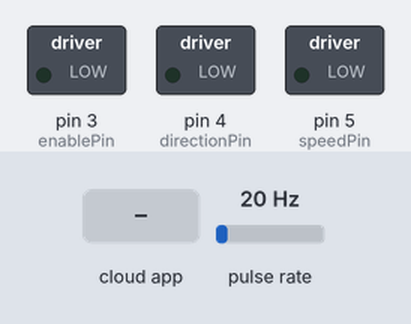
This sketch was run on a simulated Arduino Uno, built with avr-gcc and run on an emulated ATmega328P. Parts: switched loads named in the sketch (green lamp = pin HIGH). Wiring (inferred from the names in the program): pulse sensor: data pin 2. The inputs (shaded band) are chosen by the test bench; at power-on: pulse rate 20 Hz. The ROS host is connected and sends only what is stated.

Above: at 1.2 s.
1.3 s: the phone or cloud app sets PWM_Value to 0
At 2.5 s:
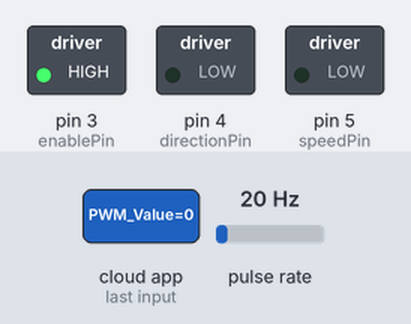
2.8 s: the phone or cloud app sets PWM_Value to 45
At 3.7 s:
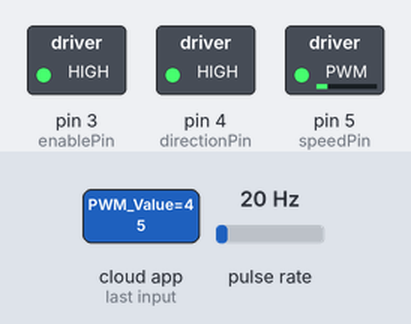
4.3 s: the phone or cloud app sets PWM_Value to 90
At 4.8 s:
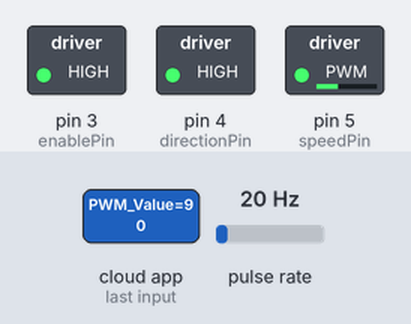
5.8 s: the phone or cloud app sets PWM_Value to 180
At 7.1 s:
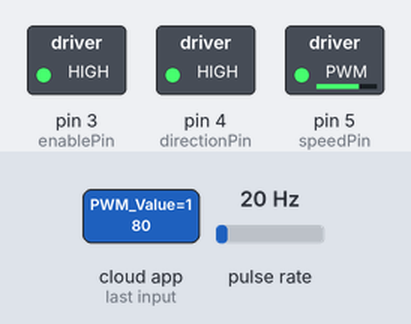
Timing chart, 0 to 8.3 s (numbered marks = the images above; inputs shaded):
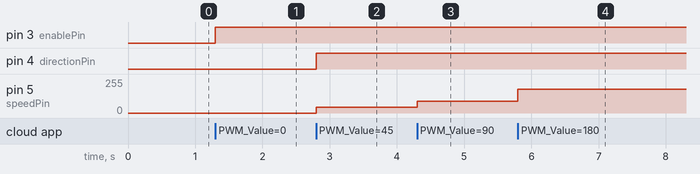

Measured:
- after the input at 1.3 s, pin 3 (enablePin): LOW → HIGH at once
- after the input at 2.8 s, pin 4 (directionPin): LOW → HIGH at once; pin 5 (speedPin): 0/255 → 45/255 at once
- after the input at 4.3 s, pin 5 (speedPin): 45/255 → 90/255 at once
- after the input at 5.8 s, pin 5 (speedPin): 90/255 → 180/255 at once

The sketch:

Hoverboard_ROS_Arduino.ino
```cpp
#include <ros.h>
#include <std_msgs/Float32.h>
#include <std_msgs/Int64.h>
#include <std_msgs/Int16.h>

ros::NodeHandle nh;
std_msgs::Int64 speed_motor;

ros::Publisher speedMotorValue("VelocityValue", &speed_motor);

// Defining the Motor Pins and Motor Variables for motor
#define CW 1
#define CCW 2
#define enablePin 3
#define hallPin 2
#define directionPin 4
#define speedPin 5
#define SPEED_TIMEOUT 500 // // Time (mS)used to determine wheel is not spinning
#define UPDATE_TIME 1 // Time (mS) - 0.001s used to measure speed of motor
#define WHEEL_DIRAMETER_CM  16.5 //Motor wheel diameter (centimeter)
#define WHEEL_CIRCUMFERENCE_CM 51.87 // Motor wheel circumference (centimeters)

// Variable used in evenCounter() function
volatile int64_t counter = 0;
// Variable used in readSpeed() function
static unsigned long lastTime_mS = 0;
// Define a function to move the motor according to the direction and PWM signal
void runMotor(int16_t direct, int16_t PWM)
{
  if (direct == CW)
  {
    digitalWrite(enablePin, HIGH);
    digitalWrite(directionPin, LOW);
    analogWrite(speedPin, PWM);
  }
  else if (direct == CCW)
  {
    digitalWrite(enablePin, HIGH);
    digitalWrite(directionPin, HIGH);
    analogWrite(speedPin, PWM);
  }
  else
  {
    digitalWrite(enablePin, LOW);
    digitalWrite(directionPin, LOW);
    analogWrite(speedPin, PWM);
  }
}
//create a function to move the motor according to the sign of PWM value give to it
void pwm_input(const std_msgs::Int16& pwm_value)
{
  int PWM = 0;
  PWM = pwm_value.data;
  if (PWM > 0)
  {
    runMotor(CCW, PWM);
  }
  else
  {
    runMotor(CW, abs(PWM));
  }
}
ros::Subscriber<std_msgs::Int16> PWM("PWM_Value", &pwm_input);
// reading the encoder values
void eventCounter()
{
  counter++;
}
void setup() {
  // Setup ROS
  nh.initNode();
  nh.advertise(speedMotorValue);
  nh.subscribe(PWM);
  // Set pin directions
  pinMode(enablePin, OUTPUT);
  pinMode(hallPin, INPUT_PULLUP);
  pinMode(directionPin, OUTPUT);
  pinMode(speedPin, OUTPUT);
  // attach hall pin for interrupt
  attachInterrupt(digitalPinToInterrupt(hallPin), eventCounter, CHANGE);

  // Set initial pin states
  digitalWrite(enablePin, LOW);
  digitalWrite(directionPin, LOW);
  digitalWrite(speedPin, 0);
  lastTime_mS = millis();
  counter = 0;
}

void loop() {
  // put your main code here, to run repeatedly:
  nh.loginfo("VelocityValue");

  speed_motor.data = readSpeed();
  speedMotorValue.publish(&speed_motor);
  nh.spinOnce();
}
volatile int64_t readSpeed()
{
  volatile int64_t rpm = 0.0 ; // wheel speed in revolutions per minutes

  unsigned long periodTime_mS = millis() - lastTime_mS;
  if (periodTime_mS > UPDATE_TIME)
  {
    detachInterrupt(digitalPinToInterrupt(hallPin));
    // Calculate the RPM of motor
    rpm = (volatile int64_t) 60000 * counter / periodTime_mS / 45;

    // If RPM is excessively high the ignore it;
    if (rpm > 5000) rpm = 0;

    lastTime_mS = millis();
    counter = 0;
    attachInterrupt(digitalPinToInterrupt(hallPin), eventCounter, CHANGE);
    return rpm;
  }
  return -1;
}
```
